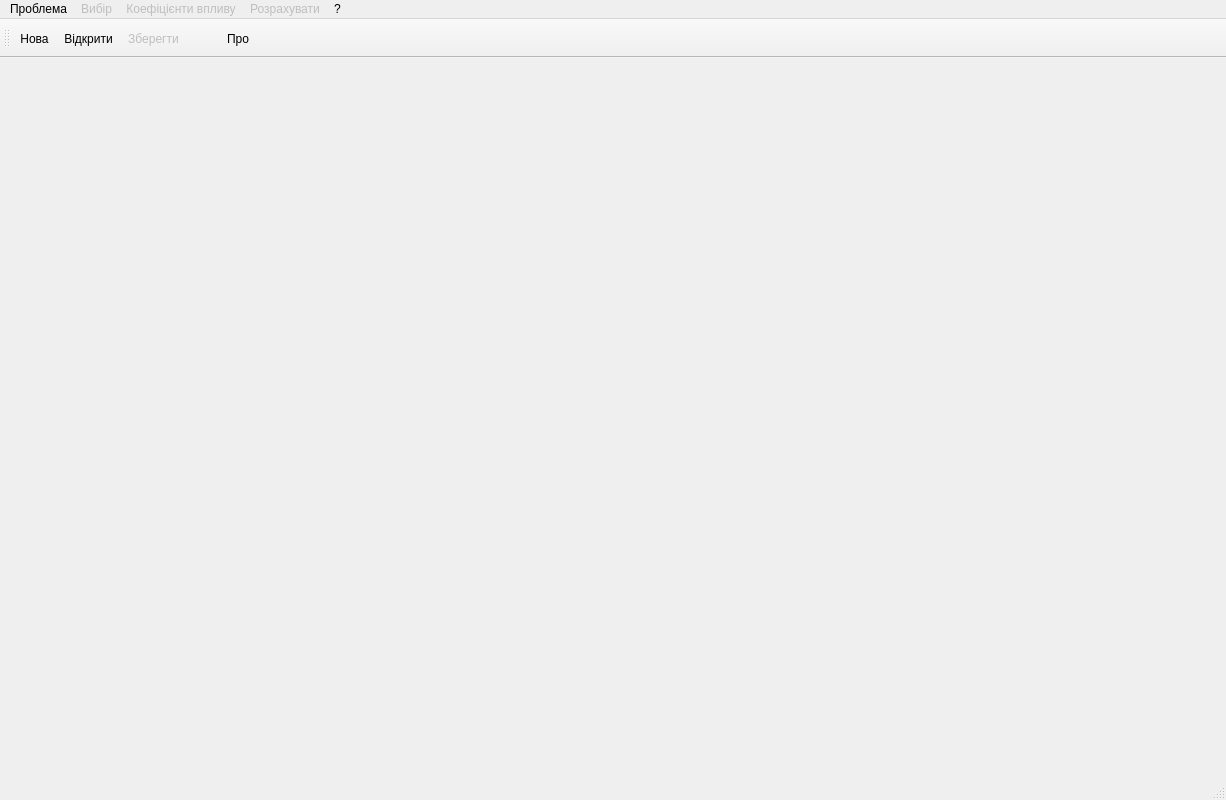
<?xml version="1.0" encoding="UTF-8"?>
<ui version="4.0">
 <class>MainWindow</class>
 <widget class="QMainWindow" name="MainWindow">
  <property name="geometry">
   <rect>
    <x>0</x>
    <y>0</y>
    <width>1226</width>
    <height>800</height>
   </rect>
  </property>
  <property name="windowTitle">
   <string>СИСТЕМА ПІДТРИМКИ ПРИЙНЯТТЯ РІШЕНЬ " С о л о н - 3 "</string>
  </property>
  <widget class="QWidget" name="centralwidget"/>
  <widget class="QMenuBar" name="menubar">
   <property name="geometry">
    <rect>
     <x>0</x>
     <y>0</y>
     <width>1226</width>
     <height>30</height>
    </rect>
   </property>
   <widget class="QMenu" name="menu_file">
    <property name="title">
     <string>Проблема</string>
    </property>
    <addaction name="action_file_new"/>
    <addaction name="action_file_open"/>
    <addaction name="action_file_save"/>
    <addaction name="action_file_save_as"/>
    <addaction name="separator_file_1"/>
    <addaction name="action_file_print"/>
    <addaction name="action_file_print_setup"/>
    <addaction name="separator_file_2"/>
    <addaction name="action_file_close"/>
    <addaction name="action_file_exit"/>
   </widget>
   <widget class="QMenu" name="menu_search">
    <property name="enabled">
     <bool>false</bool>
    </property>
    <property name="title">
     <string>Вибір</string>
    </property>
    <addaction name="action_search_goal"/>
    <addaction name="action_search_project"/>
    <addaction name="separator_search_1"/>
    <addaction name="action_search_not_opening_node"/>
    <addaction name="action_search_not_determin_chkv_node"/>
   </widget>
   <widget class="QMenu" name="menu_ratio">
    <property name="enabled">
     <bool>false</bool>
    </property>
    <property name="title">
     <string>Коефіцієнти впливу</string>
    </property>
    <addaction name="action_non_group_estimate"/>
    <addaction name="action_group_estimate"/>
   </widget>
   <widget class="QMenu" name="menu_valuation">
    <property name="enabled">
     <bool>false</bool>
    </property>
    <property name="title">
     <string>Розрахувати</string>
    </property>
    <addaction name="action_valuation_project"/>
    <addaction name="action_potential_valuation_project"/>
    <addaction name="action_valuation_goal"/>
    <addaction name="action_valuation_project_regard_fulfilment"/>
    <addaction name="action_reach_degree_instead_effect"/>
   </widget>
   <widget class="QMenu" name="menu_help">
    <property name="title">
     <string>?</string>
    </property>
    <addaction name="action_help_contents"/>
    <addaction name="action_help_search"/>
    <addaction name="action_help_how_to_use"/>
    <addaction name="separator_help_1"/>
    <addaction name="action_help_about"/>
   </widget>
   <addaction name="menu_file"/>
   <addaction name="menu_search"/>
   <addaction name="menu_ratio"/>
   <addaction name="menu_valuation"/>
   <addaction name="menu_help"/>
  </widget>
  <widget class="QToolBar" name="toolBar">
   <property name="windowTitle">
    <string>Основна панель</string>
   </property>
   <property name="toolButtonStyle">
    <enum>Qt::ToolButtonTextUnderIcon</enum>
   </property>
   <addaction name="action_file_new"/>
   <addaction name="action_file_open"/>
   <addaction name="action_file_save"/>
   <addaction name="separator_toolbar_1"/>
   <addaction name="action_help_about"/>
  </widget>
  <widget class="QStatusBar" name="statusbar"/>
  <action name="action_file_new">
   <property name="text">
    <string>Нова</string>
   </property>
   <property name="toolTip">
    <string>Задати нову проблему</string>
   </property>
   <property name="statusTip">
    <string>Задати нову проблему</string>
   </property>
  </action>
  <action name="action_file_open">
   <property name="text">
    <string>Відкрити...</string>
   </property>
   <property name="toolTip">
    <string>Вибір існуючої проблеми</string>
   </property>
   <property name="statusTip">
    <string>Вибір існуючої проблеми</string>
   </property>
  </action>
  <action name="action_file_save">
   <property name="enabled">
    <bool>false</bool>
   </property>
   <property name="text">
    <string>Зберегти</string>
   </property>
   <property name="toolTip">
    <string>Зберегти поточну проблему</string>
   </property>
   <property name="statusTip">
    <string>Зберегти поточну проблему</string>
   </property>
  </action>
  <action name="action_file_save_as">
   <property name="enabled">
    <bool>false</bool>
   </property>
   <property name="text">
    <string>Зберегти як...</string>
   </property>
   <property name="toolTip">
    <string>Зберегти проблему під іншою назвою</string>
   </property>
   <property name="statusTip">
    <string>Зберегти проблему під іншою назвою</string>
   </property>
  </action>
  <action name="separator_file_1">
   <property name="separator">
    <bool>true</bool>
   </property>
  </action>
  <action name="action_file_print">
   <property name="enabled">
    <bool>false</bool>
   </property>
   <property name="text">
    <string>Друк</string>
   </property>
   <property name="toolTip">
    <string>Роздрукувати структуру поточної проблеми</string>
   </property>
   <property name="statusTip">
    <string>Роздрукувати структуру поточної проблеми</string>
   </property>
  </action>
  <action name="action_file_print_setup">
   <property name="text">
    <string>Установки принтера...</string>
   </property>
   <property name="toolTip">
    <string>Змінити установки принтера</string>
   </property>
   <property name="statusTip">
    <string>Змінити установки принтера</string>
   </property>
  </action>
  <action name="separator_file_2">
   <property name="separator">
    <bool>true</bool>
   </property>
  </action>
  <action name="action_file_close">
   <property name="enabled">
    <bool>false</bool>
   </property>
   <property name="text">
    <string>Закрити</string>
   </property>
  </action>
  <action name="action_file_exit">
   <property name="text">
    <string>Вихід</string>
   </property>
   <property name="toolTip">
    <string>Вихід із системи</string>
   </property>
   <property name="statusTip">
    <string>Вихід із системи</string>
   </property>
  </action>
  <action name="action_search_goal">
   <property name="text">
    <string>Вибір цілі зі списку</string>
   </property>
  </action>
  <action name="action_search_project">
   <property name="text">
    <string>Вибір проекту зі списку</string>
   </property>
  </action>
  <action name="separator_search_1">
   <property name="separator">
    <bool>true</bool>
   </property>
  </action>
  <action name="action_search_not_opening_node">
   <property name="visible">
    <bool>false</bool>
   </property>
   <property name="text">
    <string>Список не розкритих вершин</string>
   </property>
   <property name="toolTip">
    <string>Вибір вершини зі списку вершин, для яких ще не визначили підцілі</string>
   </property>
   <property name="statusTip">
    <string>Вибір вершини зі списку вершин, для яких ще не визначили підцілі</string>
   </property>
  </action>
  <action name="action_search_not_determin_chkv_node">
   <property name="visible">
    <bool>false</bool>
   </property>
   <property name="text">
    <string>Список вершин, для яких не розраховані ЧКВ</string>
   </property>
   <property name="toolTip">
    <string>Вибір вершини зі списку вершин, для яких ще не визначили ЧКВ</string>
   </property>
   <property name="statusTip">
    <string>Вибір вершини зі списку вершин, для яких ще не визначили ЧКВ</string>
   </property>
  </action>
  <action name="action_non_group_estimate">
   <property name="text">
    <string>Безпосередня оцінка</string>
   </property>
  </action>
  <action name="action_group_estimate">
   <property name="text">
    <string>Запуск сервера для групової оцінки</string>
   </property>
  </action>
  <action name="action_valuation_project">
   <property name="text">
    <string>Ефективність проектів</string>
   </property>
   <property name="toolTip">
    <string>Оцінка ефективності проекта або проектів</string>
   </property>
   <property name="statusTip">
    <string>Оцінка ефективності проекта або проектів</string>
   </property>
  </action>
  <action name="action_potential_valuation_project">
   <property name="text">
    <string>Потенційна ефективність проектів</string>
   </property>
   <property name="toolTip">
    <string>Оцінка потенціальної ефективності проекта або проектів</string>
   </property>
   <property name="statusTip">
    <string>Оцінка потенціальної ефективності проекта або проектів</string>
   </property>
  </action>
  <action name="action_valuation_goal">
   <property name="enabled">
    <bool>false</bool>
   </property>
   <property name="text">
    <string>Ефективність цілей</string>
   </property>
   <property name="toolTip">
    <string>Оцінка ефективності цілі або цілей</string>
   </property>
   <property name="statusTip">
    <string>Оцінка ефективності цілі або цілей</string>
   </property>
  </action>
  <action name="action_valuation_project_regard_fulfilment">
   <property name="text">
    <string>Урахування ступеня виконання</string>
   </property>
  </action>
  <action name="action_reach_degree_instead_effect">
   <property name="text">
    <string>Не ефективність а ступінь досягнення</string>
   </property>
  </action>
  <action name="action_help_contents">
   <property name="text">
    <string>Зміст</string>
   </property>
  </action>
  <action name="action_help_search">
   <property name="text">
    <string>Пошук допомоги по...</string>
   </property>
  </action>
  <action name="action_help_how_to_use">
   <property name="text">
    <string>Як використовувати допомогу</string>
   </property>
  </action>
  <action name="separator_help_1">
   <property name="separator">
    <bool>true</bool>
   </property>
  </action>
  <action name="action_help_about">
   <property name="text">
    <string>Про...</string>
   </property>
  </action>
  <action name="separator_toolbar_1">
   <property name="separator">
    <bool>true</bool>
   </property>
  </action>
 </widget>
 <resources/>
 <connections/>
</ui>
